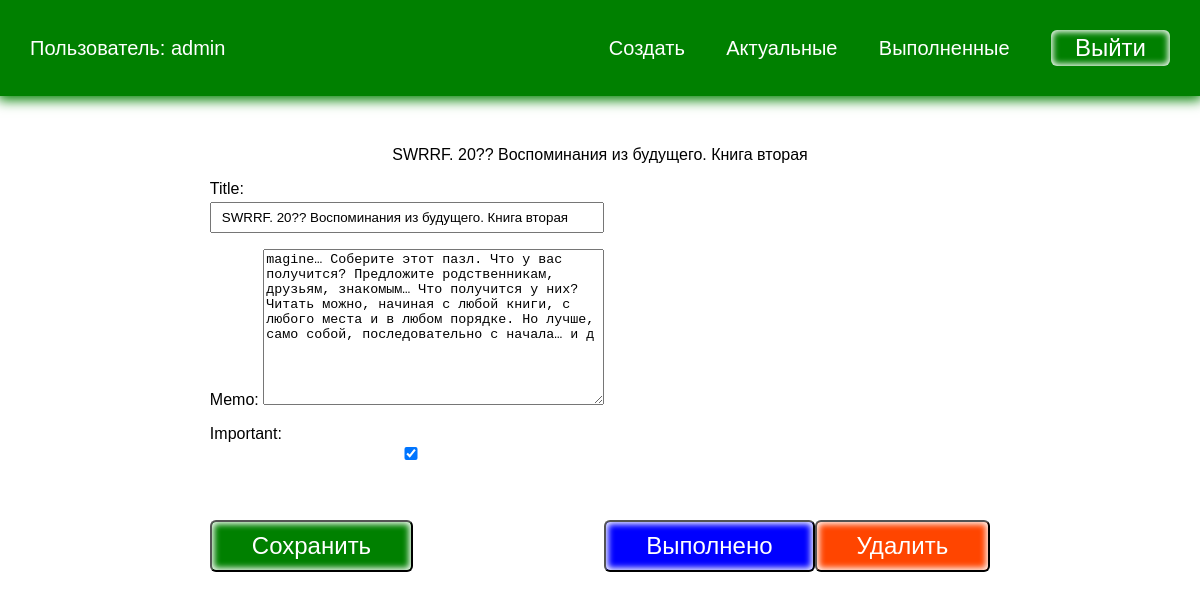
/todo/5 (signed in), run on the app's committed database.
### todo/models.py (models this page shows, shortened)
class Todo(models.Model):
    title = models.CharField(max_length=100)
    memo = models.TextField(blank=True)
    created = models.DateTimeField(auto_now_add=True)
    date_completed = models.DateTimeField(blank=True, null=True)
    important = models.BooleanField(default=False)
    user = models.ForeignKey(User, on_delete=models.CASCADE)

### todo/views.py (the view, shortened to what this page needs)
# urls.py: path('todo/<int:todo_pk>', views.viewtodo, name='viewtodo'),
@login_required
def viewtodo(request, todo_pk):
    todo = get_object_or_404(Todo, pk=todo_pk)
    if request.method == 'GET':
        form = TodoForm(instance=todo)
        return render(request, 'todo/viewtodo.html', {'todo': todo, 'form': form})

### todo/forms.py
class TodoForm(ModelForm):
    class Meta:
        model = Todo
        fields = ['title', 'memo', 'important']

### todo/templates/todo/viewtodo.html (shortened to what this page needs)
{% extends 'todo/base.html' %}
{% block content %}
{{ todo.title }}
<div class="but">
<form method="POST">
    {{ form.as_p }}
    <button class="btn">Сохранить</button>
</form>
<form action="{% url 'completetodo' todo.id %}" method="post">
    <button class="btn good">Выполнено</button>
</form>
<form action="{% url 'deletetodo' todo.id %}" method="post">
    <button class="btn remove">Удалить</button>
</form>
</div>
{% endblock %}

### todo/templates/todo/base.html (shortened to what this page needs)
<!DOCTYPE html>
{% load static %}
<html lang="en">
<head>
    <link rel="stylesheet" href="{% static 'css/style.css' %}">
</head>
<body>
{% if user.is_authenticated %}
<div class="menu">
  <div class="wrap">
    <ul>
        <li class="logo">Пользователь: {{ user.username }}</li>
        <li><a href="{% url 'createtodo' %}">Создать</a></li>
        <li><a href="{% url 'currenttodos' %}">Актуальные</a></li>
        <li><a href="{% url 'completedtodos' %}">Выполненные</a></li>
        <li>
            <form action="{% url 'logoutuser' %}" method="post">
                <button class="top">Выйти</button>
            </form>
        </li>
    </ul>
  </div>
</div>
{% endif %}
<div class="content">
  <div class="wrap">
    {% block content %}
    {% endblock %}
  </div>
</div>
</body>
</html>

### todo/static/css/style.css (style rules this page uses)
body { padding: 0; margin: 0; font-family: Arial, Helvetica, sans-serif; }
.wrap { max-width: 1200px; margin: 0 auto; padding: 10px 30px; box-sizing: border-box; }
.menu { background: green; box-shadow: 0 2px 12px 2px green; }
ul { list-style: none; padding: 0; }
.menu a { color: #FFF; }
.menu ul { display: flex; justify-content: space-between; align-items: center; font-size: 20px; }
.menu .logo { color: #FFF; margin-right: 30%; }
a { text-decoration: none; }
.content .wrap { display: flex; flex-direction: column; align-items: center; justify-content: center; margin-top: 40px; }
.btn { background: green; color: #FFF; }
button { padding: 10px 40px; border-radius: 6px; box-shadow: inset 0 0 6px 2px #FFF; margin-top: 40px; font-size: 24px; cursor: pointer; }
input { width: 100%; padding: 6px 10px; box-sizing: border-box; margin-top: 4px; }
.top { padding: 4px 24px; margin-top: 0; background: transparent; border: none; color: #FFF; }
.but { display: flex; align-items: flex-end; }
.good { background: blue; }
.remove { background: orangered; }

### data on the page
Todo: title "SWRRF. 20?? Воспоминания из будущего. Книга вторая", memo "magine… Соберите этот пазл. Что у вас получится? Предложите родственникам, друзьям, знакомым… Что получится у них? Читать можно, начиная с любой книги, с любого места и в любом порядке. Но лучше, само собой, последовательно с начала… и д", important "☑"

### other printed values
{{ user.username }} "admin"
